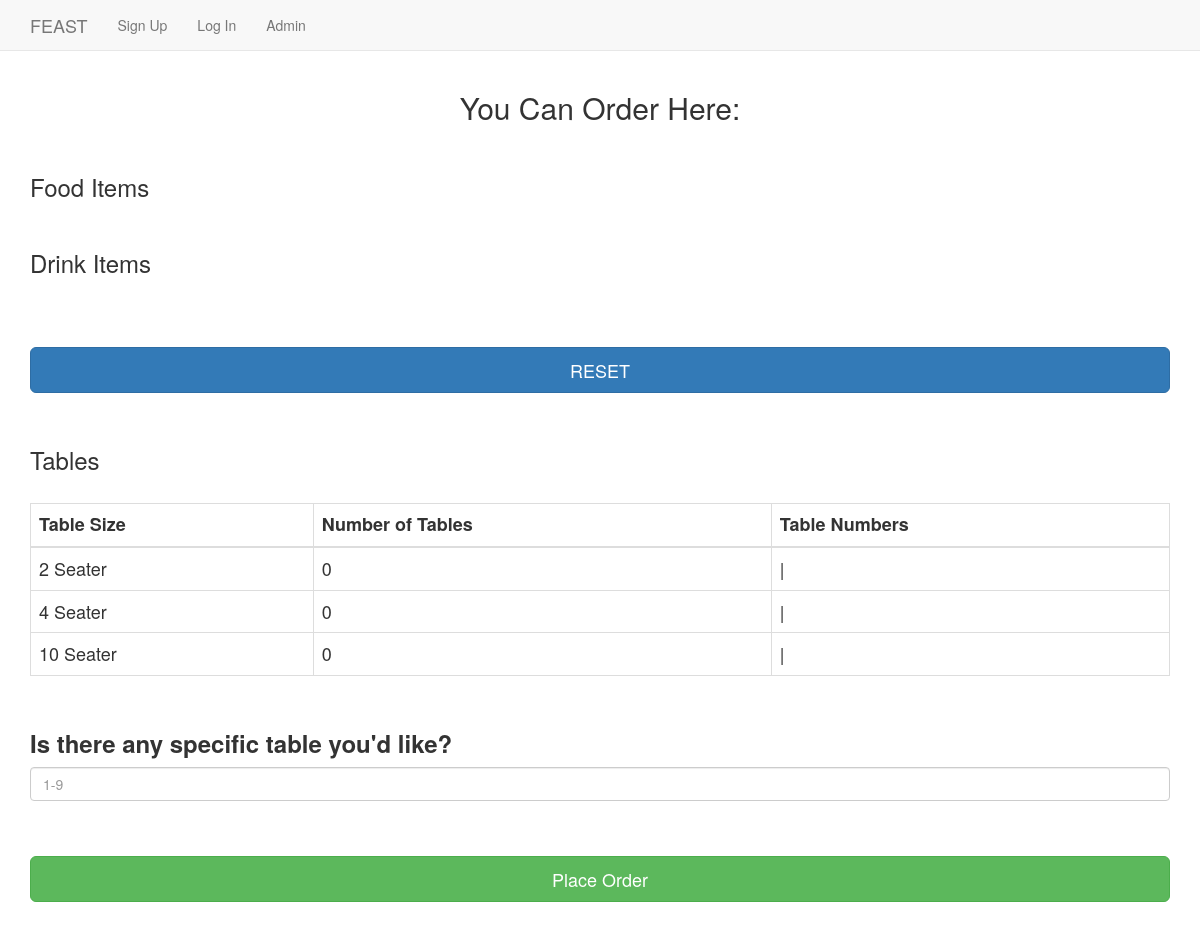
/order/, run on an earlier commit of the app's database.
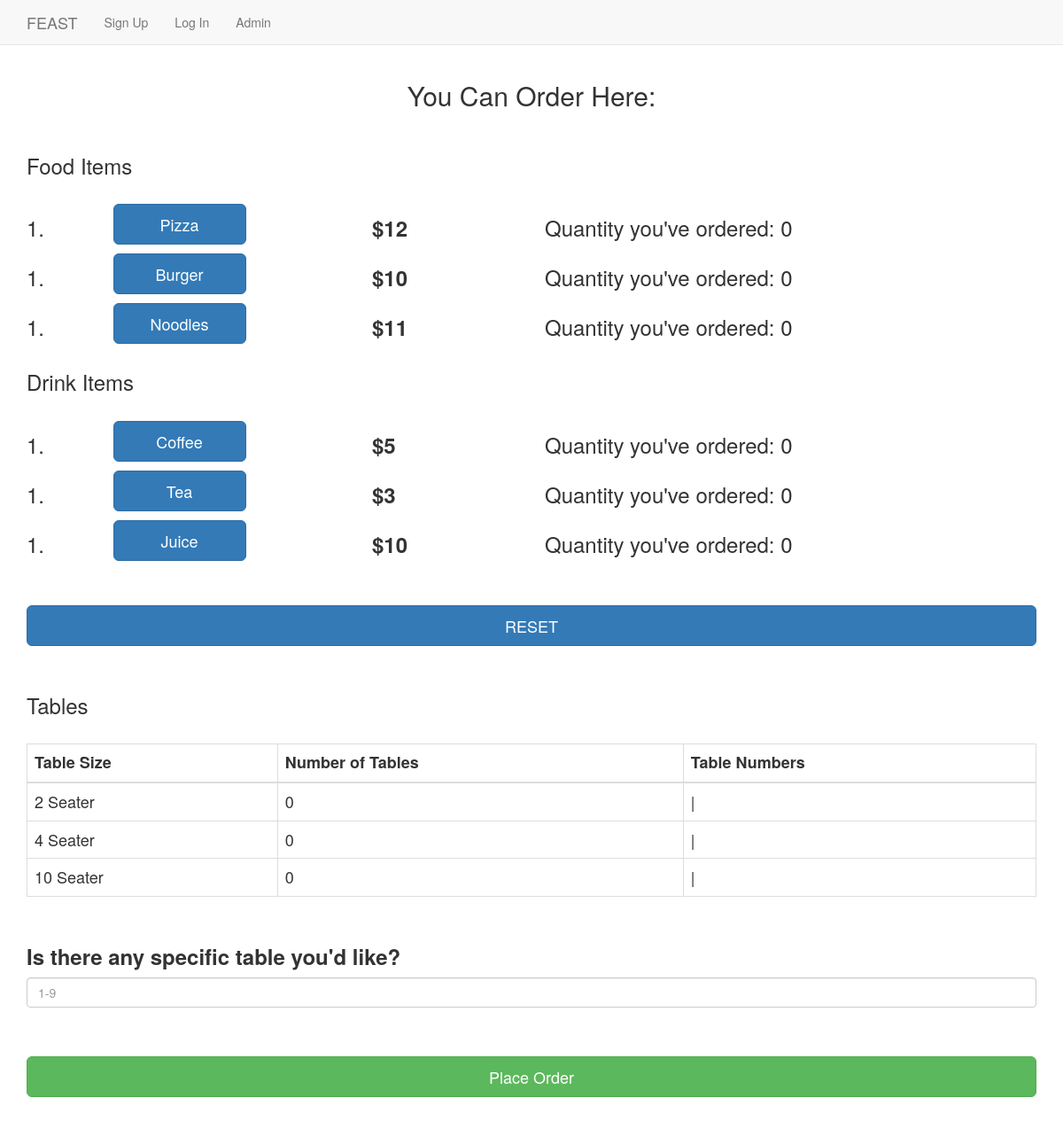
And on a later commit of the database.
### restaurant/models.py (models this page shows, shortened)
class food_item(models.Model):
    name = models.CharField(max_length=264)
    price = models.PositiveSmallIntegerField(default=0)

class drink_item(models.Model):
    name = models.CharField(max_length=264)
    price = models.PositiveSmallIntegerField(default=0)

### restaurant/views.py (the view, shortened to what this page needs)
# urls.py: url(r'^order/',views.order,name='order'),
def order(request):
    if request.method == "GET":
        return render(request,'restaurant/order.html',{"food_items":food_item.objects.all(),"drink_items":drink_item.objects.all(),"seats_2":table.objects.filter(seats=2),"seats_4":table.objects.filter(seats=4),"seats_10":table.objects.filter(seats=10)})

### templates/restaurant/order.html (shortened to what this page needs)
<!DOCTYPE html>
{% extends 'restaurant/base.html' %}
{% block body_block %}
  <h2 class="lmao">You Can Order Here:</h2>
  <br>
  <h3>Food Items</h3><br>
  {% for item in food_items %}
  <div class="row">
    <div class="col-md-1 col-xs-1">
        <p class="q">1.</p>
    </div>
    <div class="col-md-3 col-xs-3">
      <button type="button" onclick="increment('{{ item.name }}_qty')" class="btn btn-default btn-lg btnstyle btn-primary" name="{{ item.name }}">{{ item.name }}</button>
    </div>
    <div class="col-md-2 col-xs-2">
      <label class="labels" for="{{ item.name }}">${{item.price}}</label>
    </div>
    <div class="col-md-6 col-xs-6">
      <p class="q">Quantity you've ordered: <span class="zero" id="{{ item.name }}_qty">0</span></p>
    </div>
  </div>
  {% endfor %}
  <h3>Drink Items</h3><br>
  {% for item in drink_items %}
  <div class="row">
    <div class="col-md-1 col-xs-1">
      <p class="q">1.</p>
    </div>
    <div class="col-md-3 col-xs-3">
      <button type="button" onclick="increment('{{ item.name }}_qty')" class="btn btn-default btn-lg btnstyle btn-primary" name="{{ item.name }}">{{ item.name }}</button>
    </div>
    <div class="col-md-2 col-xs-2">
      <label class="labels" for="{{ item.name }}">${{ item.price }}</label>
    </div>
    <div class="col-md-6 col-xs-6">
      <p class="q">Quantity you've ordered: <span class="zero" id="{{ item.name }}_qty">0</span></p>
    </div>
  </div>
  {% endfor %}
  <br><br>
  <button type="button" onclick="zero()" class="btn btn-default btn-lg btn-primary btn-block col-md-12 " name="reset">RESET</button>
  <br><br><br><br>
  <h3>Tables</h3><br>
  <table class="table table-bordered table-hover">
    <thead>
      <th>Table Size</th>
      <th>Number of Tables</th>
      <th>Table Numbers</th>
    </thead>
    <tr>
      <td>2 Seater</td>
      <td>{{ seats_2|length }}</td>
      <td>
        |
      </td>
    </tr>
    <tr>
      <td>4 Seater</td>
      <td>{{ seats_4|length }}</td>
      <td>
        |
      </td>
    </tr>
    <tr>
      <td>10 Seater</td>
      <td>{{ seats_10|length }}</td>
      <td>
        |
      </td>
    </tr>
  </table>
  <br>
  <div class="form-group">
    <label for="tablenum" class="labels">Is there any specific table you'd like?</label><br>
    <input id="input_table_num" type="number" name="tablenum" class="form-control" placeholder="1-9" max="9" min="1">
  </div>
  <br><br>
  <div class="form-group">
    <input onclick="submit_form()" class="btn btn-default btn-lg btn-success btn-block" name="placeorder" value="Place Order">
  </div>
  <br><br><br><br><br><br>
{% endblock %}

### templates/restaurant/base.html (shortened to what this page needs)
<!DOCTYPE html>
{% load staticfiles %}
<html lang="en" dir="ltr">
  <head>
    <link rel="stylesheet" href="{% static 'css/bootstrap3.css' %}">
    <link rel="stylesheet" href="{% static 'css/mystyle.css' %}">
  </head>
  <body>
    <nav class="navbar navbar-default navbar-static-top">
      <div class="container">
        <ul class="nav navbar-nav">
          {% if user.is_authenticated %}
            <li><a class="navbar-brand" href="{% url 'index' %}">Welcome</a></li>
          {% else %}
            <li><a class="navbar-brand" href="{% url 'index' %}">FEAST</a></li>
          {% endif %}
          {% if user.is_authenticated %}
            <li><a class="navbar-link" href="{% url 'logout' %}">Log Out</a></li>
            <li><a class="navbar-link" href="{% url 'order' %}">Order</a></li>
          {% else %}
            <li><a class="navbar-link" href="{% url 'register' %}">Sign Up</a></li>
            <li><a class="navbar-link" href="{% url 'user_login' %}">Log In</a></li>
          {% endif %}
          <li><a class="navbar-link" href="{% url 'admin:index' %}">Admin</a></li>
        </ul>
      </div>
    </nav>
    <div class="container">
      {% block body_block %}{% endblock %}
    </div>
  </body>
</html>

### static/css/mystyle.css (style rules this page uses)
.btnstyle { width: 150px; }
.labels { height: 46px; font-size: 24px; padding: 10px 0px; text-align: center; }
.q { height: 46px; font-size: 24px; padding: 10px 0px; }
table { font-size: 18px; }
.lmao { text-align: center; }

What changed in the data, as far as the page shows it:
added food_item: name "Pizza", price "12"
added food_item: name "Burger", price "10"
added food_item: name "Noodles", price "11"
added drink_item: name "Coffee", price "5"
added drink_item: name "Tea", price "3"
added drink_item: name "Juice", price "10"
